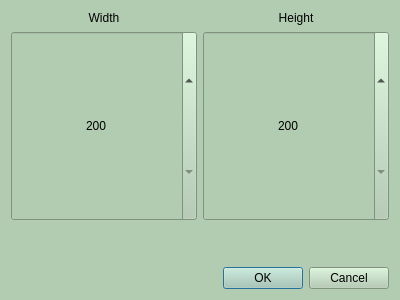
<?xml version="1.0" encoding="UTF-8"?>
<ui version="4.0">
 <class>NewProjectDialog</class>
 <widget class="QDialog" name="NewProjectDialog">
  <property name="geometry">
   <rect>
    <x>0</x>
    <y>0</y>
    <width>400</width>
    <height>300</height>
   </rect>
  </property>
  <property name="windowTitle">
   <string>Dialog</string>
  </property>
  <property name="styleSheet">
   <string notr="true">background-color: rgb(177, 204, 177)</string>
  </property>
  <layout class="QVBoxLayout" name="verticalLayout_3">
   <item>
    <layout class="QHBoxLayout" name="horizontalLayout">
     <item>
      <layout class="QVBoxLayout" name="verticalLayout">
       <item>
        <widget class="QLabel" name="label">
         <property name="sizePolicy">
          <sizepolicy hsizetype="Preferred" vsizetype="Maximum">
           <horstretch>0</horstretch>
           <verstretch>0</verstretch>
          </sizepolicy>
         </property>
         <property name="text">
          <string>Width</string>
         </property>
         <property name="alignment">
          <set>Qt::AlignCenter</set>
         </property>
        </widget>
       </item>
       <item>
        <widget class="QSpinBox" name="spinBoxX">
         <property name="sizePolicy">
          <sizepolicy hsizetype="Preferred" vsizetype="Preferred">
           <horstretch>0</horstretch>
           <verstretch>0</verstretch>
          </sizepolicy>
         </property>
         <property name="alignment">
          <set>Qt::AlignCenter</set>
         </property>
         <property name="minimum">
          <number>200</number>
         </property>
         <property name="maximum">
          <number>2000</number>
         </property>
         <property name="singleStep">
          <number>10</number>
         </property>
         <property name="value">
          <number>200</number>
         </property>
        </widget>
       </item>
      </layout>
     </item>
     <item>
      <layout class="QVBoxLayout" name="verticalLayout_2">
       <item>
        <widget class="QLabel" name="label_2">
         <property name="sizePolicy">
          <sizepolicy hsizetype="Preferred" vsizetype="Maximum">
           <horstretch>0</horstretch>
           <verstretch>0</verstretch>
          </sizepolicy>
         </property>
         <property name="text">
          <string>Height</string>
         </property>
         <property name="alignment">
          <set>Qt::AlignCenter</set>
         </property>
        </widget>
       </item>
       <item>
        <widget class="QSpinBox" name="spinBoxY">
         <property name="sizePolicy">
          <sizepolicy hsizetype="Preferred" vsizetype="Preferred">
           <horstretch>0</horstretch>
           <verstretch>0</verstretch>
          </sizepolicy>
         </property>
         <property name="alignment">
          <set>Qt::AlignCenter</set>
         </property>
         <property name="minimum">
          <number>200</number>
         </property>
         <property name="maximum">
          <number>2000</number>
         </property>
         <property name="singleStep">
          <number>10</number>
         </property>
         <property name="value">
          <number>200</number>
         </property>
        </widget>
       </item>
      </layout>
     </item>
    </layout>
   </item>
   <item>
    <spacer name="verticalSpacer">
     <property name="orientation">
      <enum>Qt::Vertical</enum>
     </property>
     <property name="sizeType">
      <enum>QSizePolicy::Preferred</enum>
     </property>
     <property name="sizeHint" stdset="0">
      <size>
       <width>20</width>
       <height>40</height>
      </size>
     </property>
    </spacer>
   </item>
   <item>
    <widget class="QDialogButtonBox" name="buttonBox">
     <property name="orientation">
      <enum>Qt::Horizontal</enum>
     </property>
     <property name="standardButtons">
      <set>QDialogButtonBox::Cancel|QDialogButtonBox::Ok</set>
     </property>
    </widget>
   </item>
  </layout>
 </widget>
 <resources/>
 <connections>
  <connection>
   <sender>buttonBox</sender>
   <signal>accepted()</signal>
   <receiver>NewProjectDialog</receiver>
   <slot>accept()</slot>
   <hints>
    <hint type="sourcelabel">
     <x>248</x>
     <y>254</y>
    </hint>
    <hint type="destinationlabel">
     <x>157</x>
     <y>274</y>
    </hint>
   </hints>
  </connection>
  <connection>
   <sender>buttonBox</sender>
   <signal>rejected()</signal>
   <receiver>NewProjectDialog</receiver>
   <slot>reject()</slot>
   <hints>
    <hint type="sourcelabel">
     <x>316</x>
     <y>260</y>
    </hint>
    <hint type="destinationlabel">
     <x>286</x>
     <y>274</y>
    </hint>
   </hints>
  </connection>
 </connections>
</ui>
